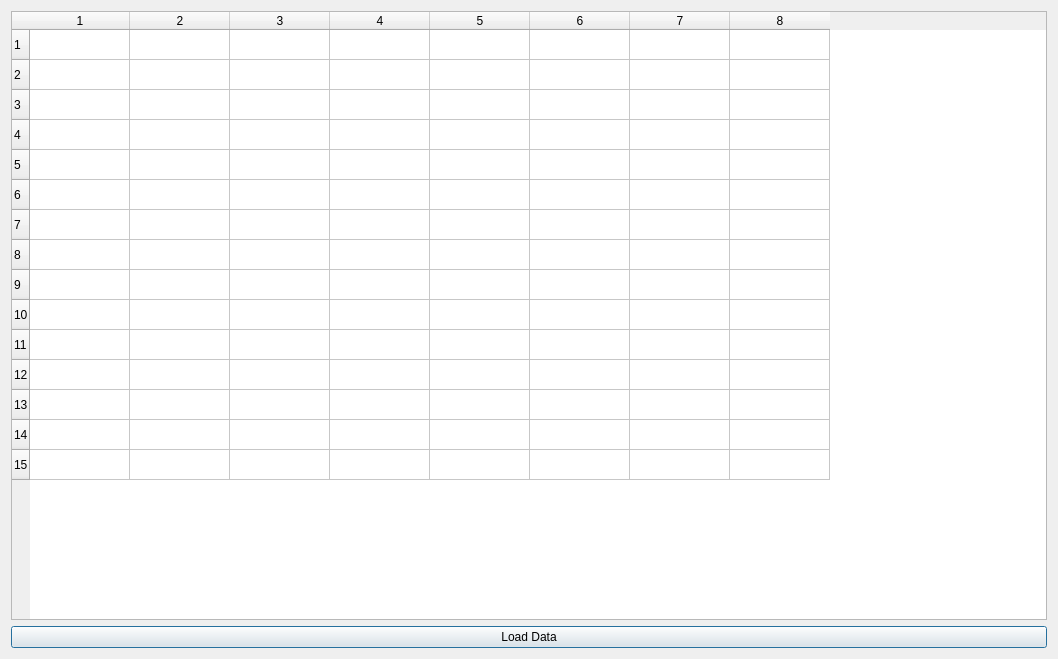
<?xml version="1.0" encoding="UTF-8"?>
<ui version="4.0">
 <class>Dialog</class>
 <widget class="QDialog" name="Dialog">
  <property name="geometry">
   <rect>
    <x>0</x>
    <y>0</y>
    <width>1058</width>
    <height>659</height>
   </rect>
  </property>
  <property name="windowTitle">
   <string>Dialog</string>
  </property>
  <layout class="QVBoxLayout" name="verticalLayout">
   <item>
    <widget class="QTableWidget" name="tableWidget">
     <property name="rowCount">
      <number>15</number>
     </property>
     <property name="columnCount">
      <number>8</number>
     </property>
     <row/>
     <row/>
     <row/>
     <row/>
     <row/>
     <row/>
     <row/>
     <row/>
     <row/>
     <row/>
     <row/>
     <row/>
     <row/>
     <row/>
     <row/>
     <column/>
     <column/>
     <column/>
     <column/>
     <column/>
     <column/>
     <column/>
     <column/>
    </widget>
   </item>
   <item>
    <widget class="QPushButton" name="loadButton">
     <property name="text">
      <string>Load Data</string>
     </property>
    </widget>
   </item>
  </layout>
 </widget>
 <resources/>
 <connections/>
</ui>
